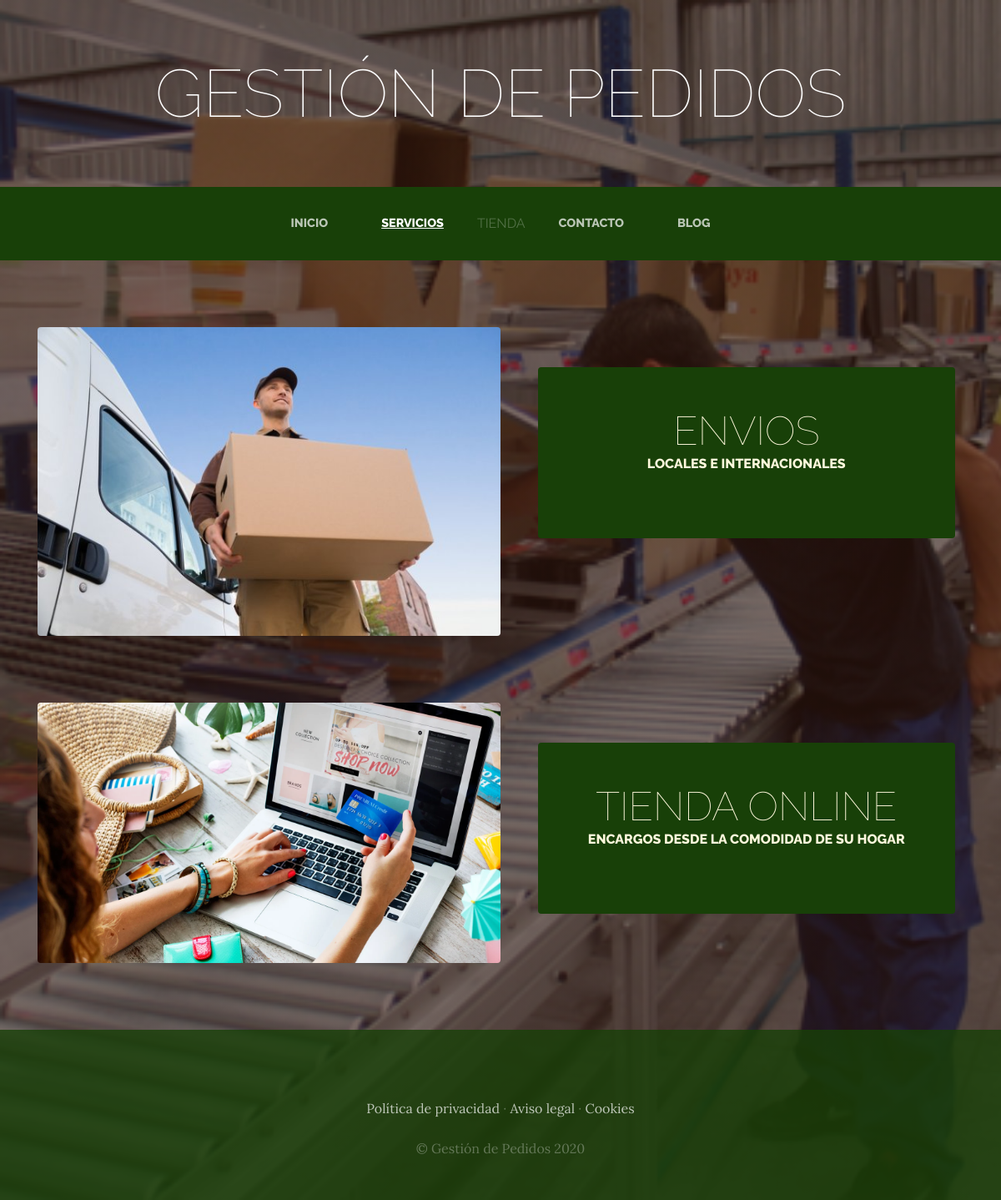
The app's page /servicios/ with its own data.
### servicios/models.py (models this page shows, shortened)
class Servicio(models.Model):
    titulo = models.CharField(max_length = 50)
    contenido = models.CharField(max_length = 50)
    imagen = models.ImageField(upload_to='servicios')
    created = models.DateTimeField(auto_now_add=True)
    updated = models.DateTimeField(auto_now_add=True)
    class Meta:
        verbose_name = 'servicio'
        verbose_name_plural = 'servicios'

### servicios/views.py (the view)
# urls.py: path('servicios/', include('servicios.urls')),
def servicios(request):
    servicios=Servicio.objects.all()
    return render(request,"servicios/servicios.html", {"servicios":servicios})

### servicios/templates/servicios/servicios.html
{% extends 'ProyectoWebApp/base.html' %}
{% load static %}
{% block content %}
    {% for servicio in servicios  %}
        <section class="page-section clearfix">
            <div class="container">
            <div class="intro">
                <img class="intro-img img-fluid mb-3 mb-lg-0 rounded" src="{{servicio.imagen.url}}" alt="" style="width: 50%;">
                <div class="intro-text left-0 text-center bg-faded p-5 rounded">
                <h2 class="section-heading mb-4" >
                    <span class="section-heading-lower">{{servicio.titulo}}</span>
                    <span class="section-heading-upper">{{servicio.contenido}}</span>
                </h2>
                </div>
            </div>
            </div>
        </section>
    {% endfor %}
{% endblock  %}

### ProyectoWebApp/static/ProyectoWebApp/css/gestion.css (style rules this page uses)
body { font-family: 'Lora'; background: linear-gradient(rgba(47, 23, 15, 0.65), rgba(47, 23, 15, 0.65)), url("../img/bg_main.jpg"); background-attachment: fixed; background-position: center; background-size: cover; }
h1, h2, h3, h4, h5, h6 { font-family: 'Raleway'; }
.page-section { margin-top: 5rem; margin-bottom: 5rem; }
.section-heading { text-transform: uppercase; }
.section-heading .section-heading-upper { display: block; font-size: 1rem; font-weight: 800; padding-bottom:.5rem; }
.section-heading .section-heading-lower { display: block; font-size: 3rem; font-weight: 100; }
.bg-faded { background-color: rgba(255, 255, 255, 0.85); }
.intro { position: relative; }
@media (min-width: 992px) { .intro .intro-img { width: 75%; float: left; } }
@media (min-width: 992px) { .intro .intro-text { left: 600; width: 60%; margin-top: 3rem; background-color: rgba(24, 64, 8); color: cornsilk; position: absolute; } }
@media (min-width: 1200px) { .intro .intro-text { width: 45%; } }

### records on screen
Servicio: imagen (picture), titulo "ENVIOS", contenido "LOCALES E INTERNACIONALES"
Servicio: imagen (picture), titulo "TIENDA ONLINE", contenido "ENCARGOS DESDE LA COMODIDAD DE SU HOGAR"
